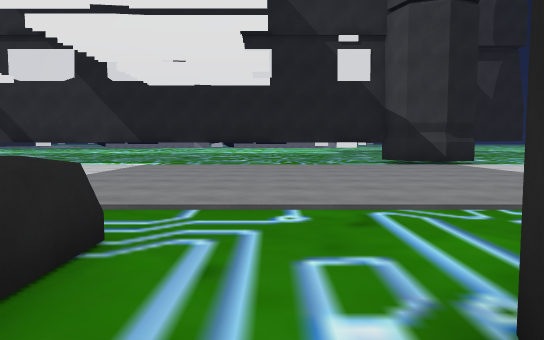
View 1 (above)

20 first-person views from a walk through a scene from a Unity 3-D project. The camera is 1.3 m above the floor, tilts 4° down and sees 70° across. The floor is counted in squares, 2 m on a side. Each view is taken from the middle of a square. On the plan, view 1 faces up. The plan holds only what a view shows up to about 11 squares ahead; the rest is blank. The place goes on beyond the plan. The player is left out. Some animated figures are left out. Some surface patterns are stand-ins.

View 2
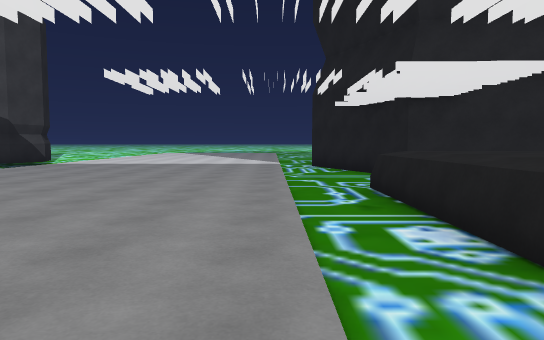

View 3
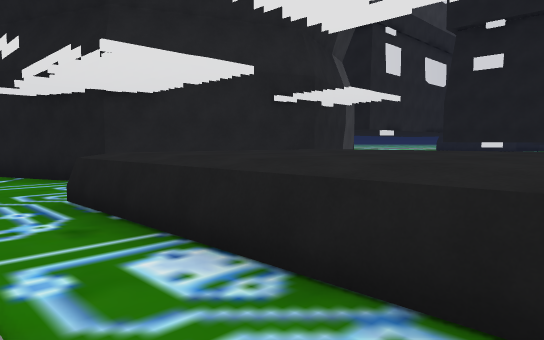

View 4
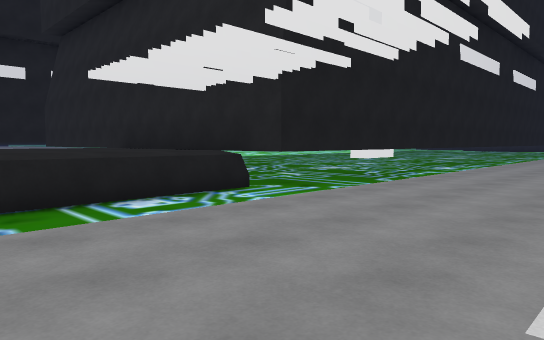

View 5
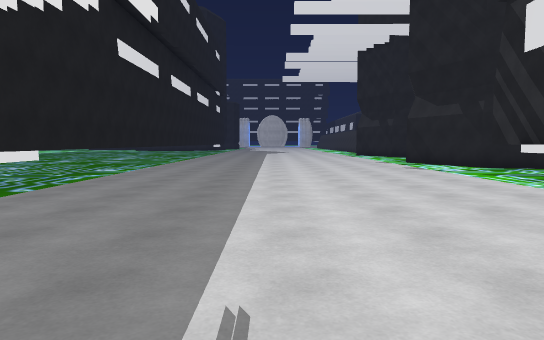

View 6
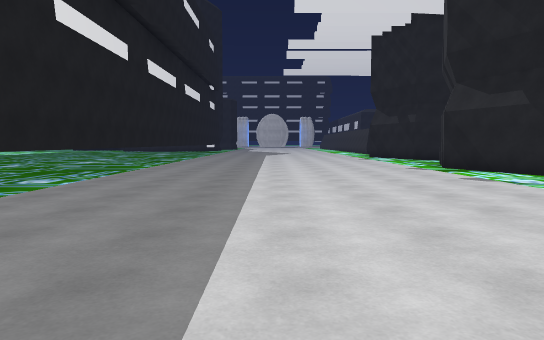

View 7
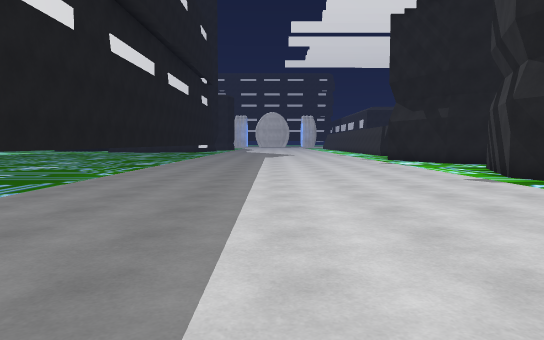

View 8
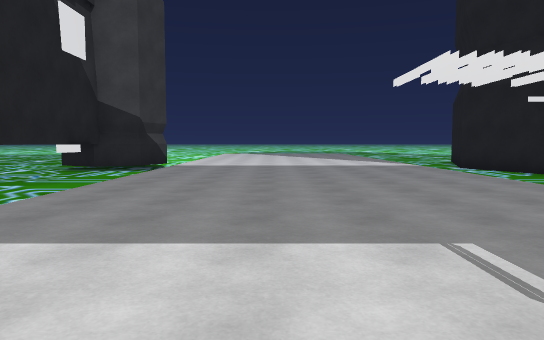

View 9
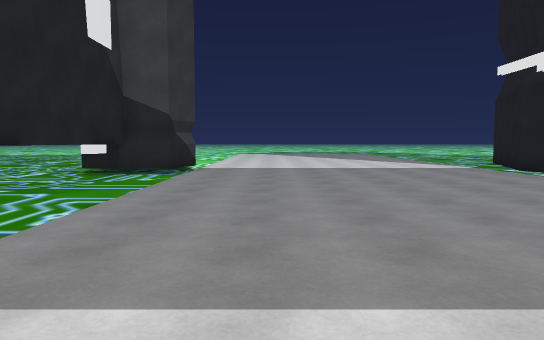

View 10
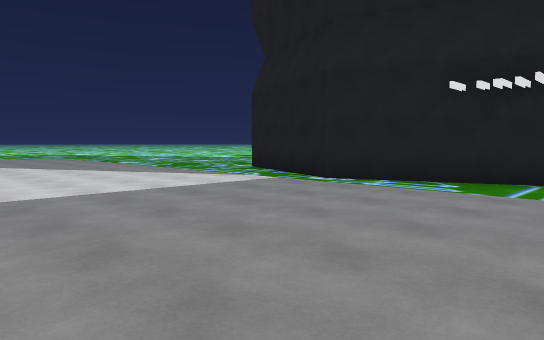

View 11
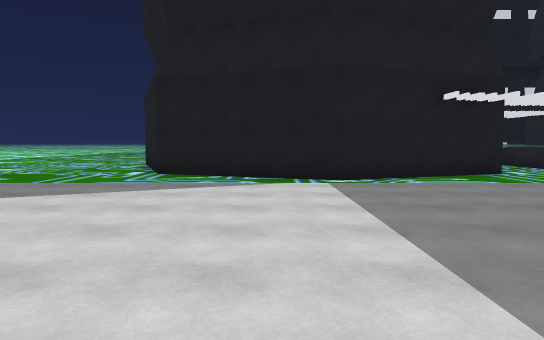

View 12
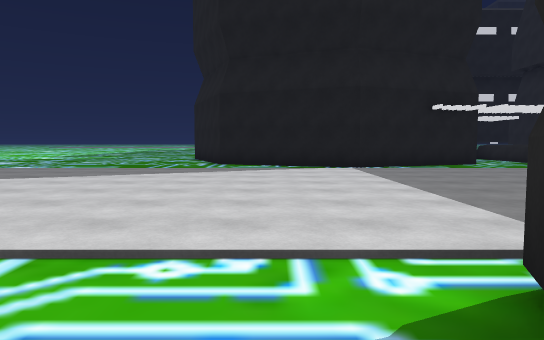

View 13
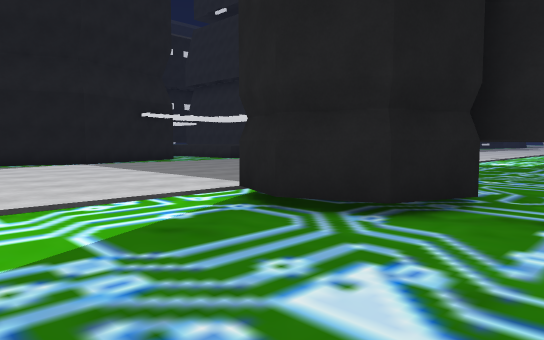

View 14
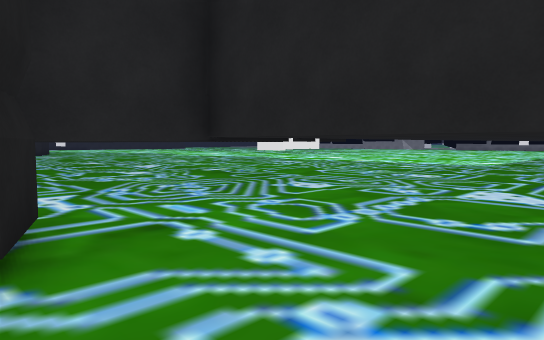

View 15
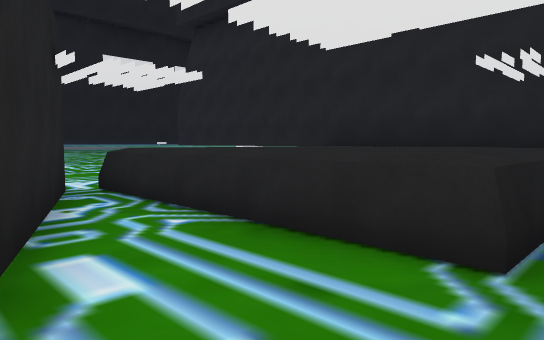

View 16
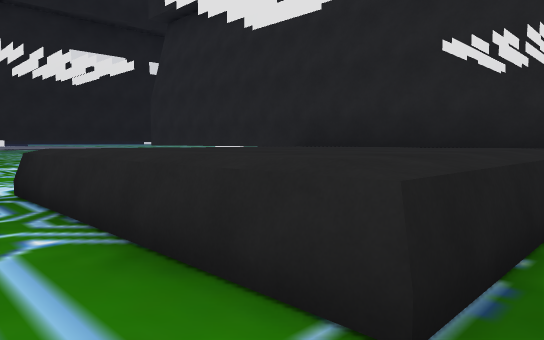

View 17
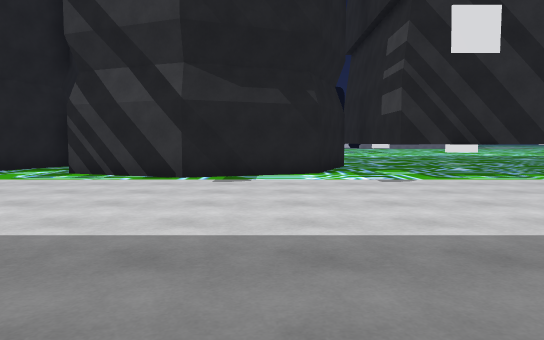

View 18
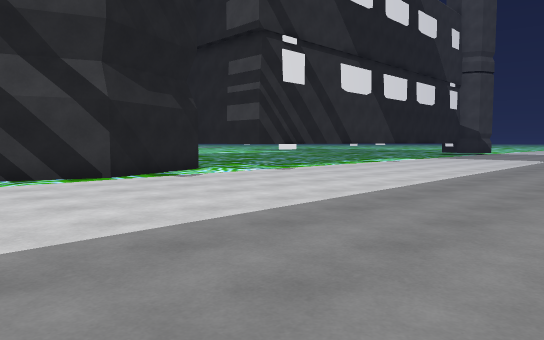

View 19
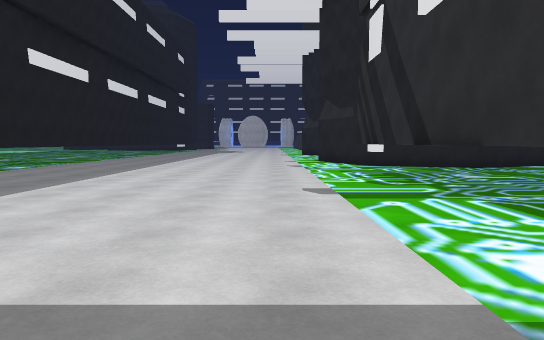

View 20
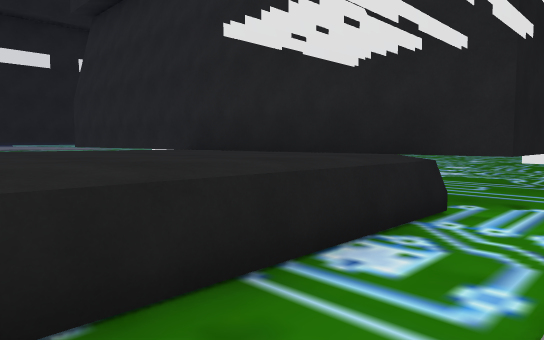

### Floor plan
Key: @ floor where view 1 was taken; # wall or solid block; . floor; B building; T thing the floor can be seen under or through.
Columns run from 20 left of view 1 to 9 right of it. Each row starts with its distance up from view 1.
 22                       ..
 21                      ...
 20                     ....
 19                     ...TT
 18                       T T
 17
 16        B                TT##
 15        B#               T.....
 14       B.#               T.....
 13 .B   BB.########    ##T BBB...
 12 ...BB.......##.#    ...#B B...
 11 .........................B....
 10 ..............................
  9 ..............................
  8 ..............................
  7 ..............................
  6 ..............................
  5 ..............................
  4 ..............................
  3 ###############...............
  2               BBBBBB...BBBBB..
  1               BBBBBB.BBB   BB.
  0               BBBBBB@B       B
 -1               BBBBBBBB       B
 -2               BBBBBBB
 -3               #    .B
 -4               #   ..B
 -5               #   ..
 -6               #   .
 -7               #  ..
 -8                  ..
 -9                   .
-10                  ##

Where each view was taken, in squares from view 1:
view 1: 0 up, 0 right, facing up
view 2: 4 up, 7 left, facing right
view 3: 4 up, 6 left, facing down-right
view 4: 7 up, 2 left, facing down-left
view 5: 7 up, 3 left, facing left
view 6: 7 up, 6 left, facing left
view 7: 7 up, 9 left, facing left
view 8: 8 up, 6 left, facing right
view 9: 9 up, 5 left, facing right
view 10: 9 up, 0 right, facing down-right
view 11: 10 up, 6 right, facing down
view 12: 13 up, 7 right, facing down
view 13: 15 up, 9 right, facing down-left
view 14: 13 up, 8 right, facing up-left
view 15: 3 up, 1 right, facing down-left
view 16: 3 up, 0 right, facing down-left
view 17: 4 up, 15 left, facing up
view 18: 4 up, 20 left, facing up-right
view 19: 10 up, 2 left, facing left
view 20: 4 up, 2 left, facing down-left
